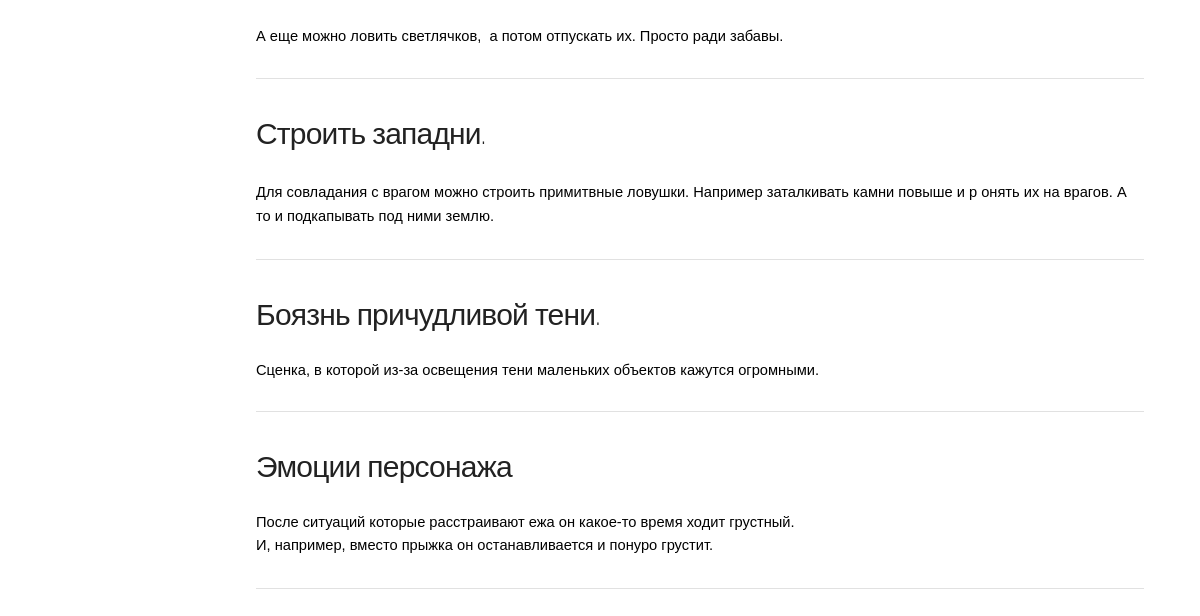
The app's page /scenes_features/ (lower part), older data.
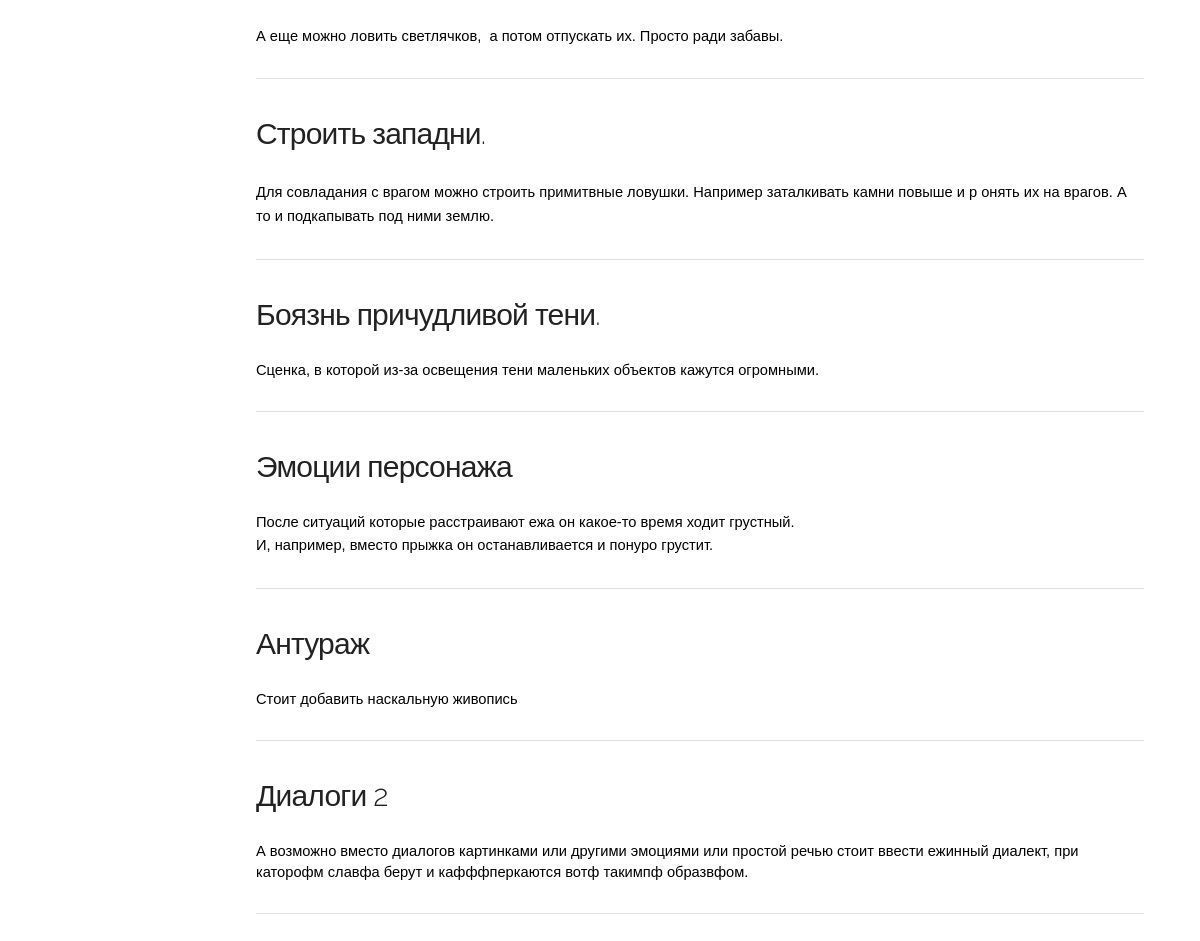
The same page, newer data.
### base/models.py (models this page shows, shortened)
class SceneFeature(models.Model):
    caption        = models.CharField(max_length=255)
    text           = models.TextField()

### base/views.py (the view)
# urls.py: url(r'^scenes_features/$', bviews.scenes_features),
def scenes_features(request):
    data =  SceneFeature.objects.all()
    return render_to_response('scenes_features/index.html',{'data':data})
    pass

### base/templatetags/sidenav.py (called while the page is built)
@register.simple_tag()
def sidenav():
    items  =  BlogEntry.objects.filter(pinned=True)
    return items

### base/templates/scenes_features/index.html (shortened to what this page needs)
{% extends 'base.html' %}
{% block data %}
    {% for scene in data %}
    <h4>
        {{ scene.caption }}
    </h4>
    <p>
        {{scene.text|safe}}
    </p>
    <hr/>
    {% endfor %}
{% endblock %}

Row changes from the older to the newer data that the page shows:
added SceneFeature: caption "Антураж", text "Стоит добавить наскальную живопись"
added SceneFeature: caption "Диалоги 2", text "А возможно вместо диалогов картинками или другими эмоциями или простой речью стоит ввести ежинный диалект, при каторофм славфа берут и кафффперкаются вотф такимпф образвфом."
